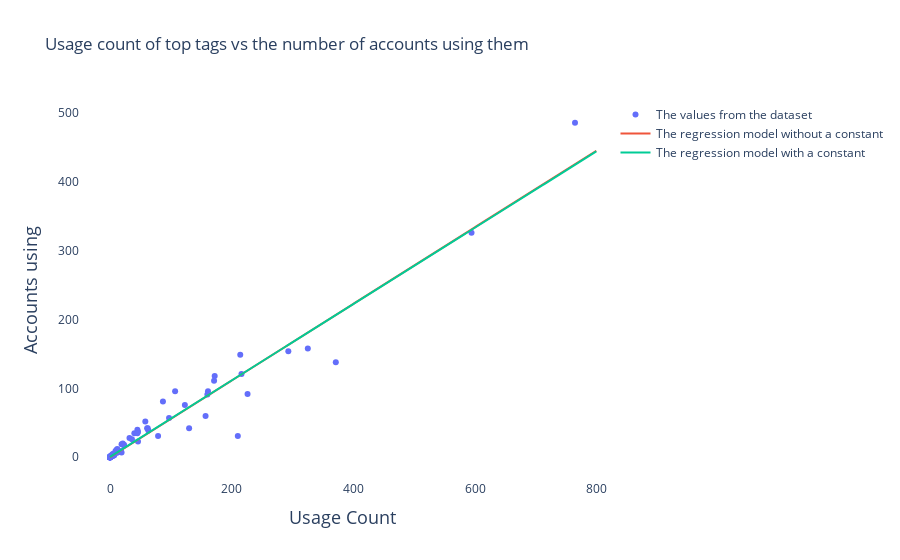

The code cell stored with this chart in its notebook:
### Code cell
### Comparision between the model with a constant and the one without a constant
# They look really similar so i dont think this would be useful in the presentation but im still leaving it here

fig = go.Figure()

fig.add_trace(go.Scatter(x=file2['usage_count'],y=file2['accounts_using'], mode = 'markers', name = 'The values from the dataset'))
#for tag in file2['name'].unique():
#    df_tag = file2[file2['name'] == tag]
#    fig.add_trace(go.Scatter(x=df_tag['usage_count'],y=df_tag['accounts_using'], mode = 'markers', name = tag))

model = sm.OLS(file2['accounts_using'],file2['usage_count'])
res = model.fit()

fig.update_layout(
    plot_bgcolor="white",
    title = 'Usage count of top tags vs the number of accounts using them',
    xaxis = {
        'title' :{
            'font' : {
                'size' : 18
            },
            'text' : 'Usage Count'
        }
    },
    yaxis = {
        'title' :{
            'font' : {
                'size' : 18
            },
            'text' : 'Accounts using'
        }
    }
)

m = res.params.iloc[0]
x = np.array(range(0,800))
y = m*x
fig.add_trace(go.Scatter(x=x, y=y, name = 'The regression model without a constant'))
const = sm.add_constant(file2['usage_count'])
model = sm.OLS(file2['accounts_using'],const)
res = model.fit()
print(f'Model without constant, m={round(m,4)}')

c,m = res.params
x = np.array(range(0,800))
y = m*x+c
fig.add_trace(go.Scatter(x=x, y=y, name = 'The regression model with a constant'))
print(f'Model with constant, m={round(m,4)} and c={round(c,4)}')
fig.show()

### Figure 1 — Plotly figure (JSON) as saved in the notebook; plotly's stock layout.template omitted (floating-point values rounded to 4 significant figures; data arrays with more than 128 entries replaced by an {"elided": "..."} marker saying what was removed)
{"data": [{"mode": "markers", "name": "The values from the dataset", "type": "scatter", "x": {"elided": "140 int values"}, "y": {"elided": "140 int values"}}, {"name": "The regression model without a constant", "type": "scatter", "x": {"elided": "800 int values"}, "y": {"elided": "800 float values"}}, {"name": "The regression model with a constant", "type": "scatter", "x": {"elided": "800 int values"}, "y": {"elided": "800 float values"}}], "layout": {"autosize": true, "plot_bgcolor": "white", "title": {"text": "Usage count of top tags vs the number of accounts using them"}, "xaxis": {"autorange": true, "range": [-47.54, 811.5], "title": {"font": {"size": 18}, "text": "Usage Count"}, "type": "linear"}, "yaxis": {"autorange": true, "range": [-40.11, 526.1], "title": {"font": {"size": 18}, "text": "Accounts using"}, "type": "linear"}}}
